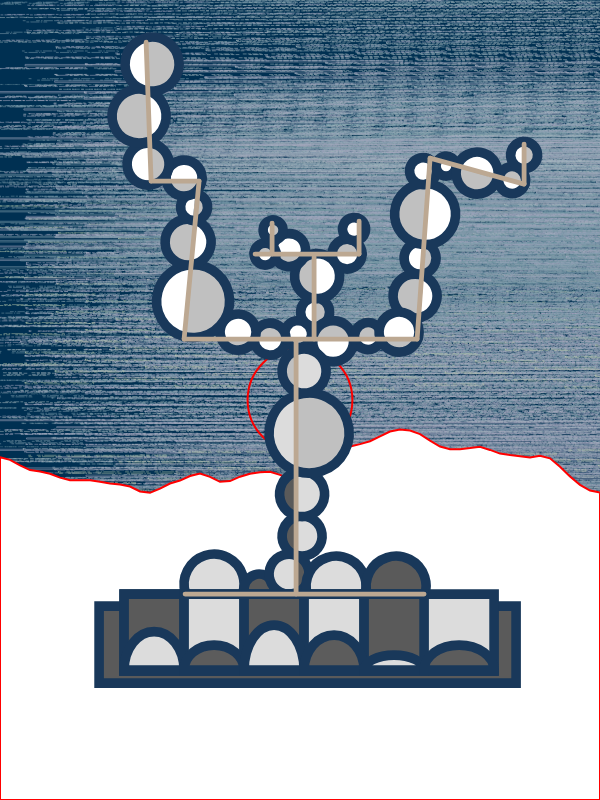
Frame 1 (no input)
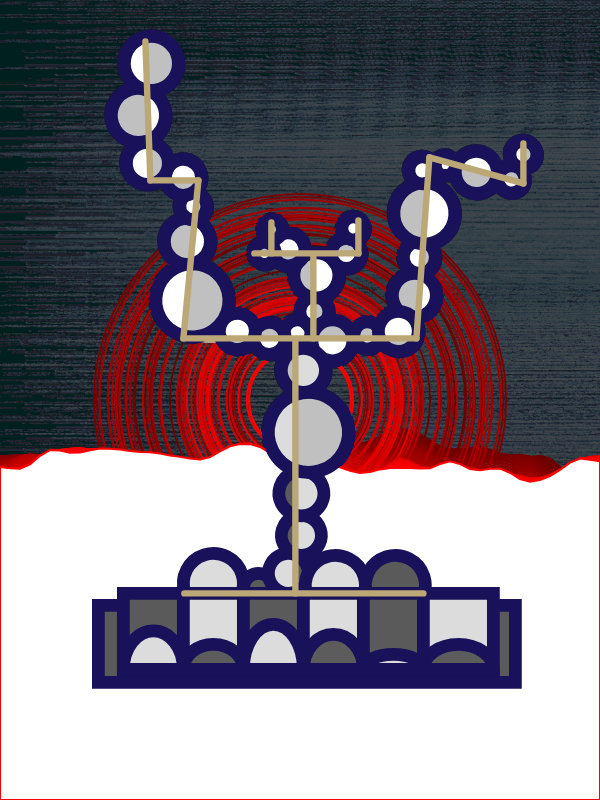
Frame 60 (no input)
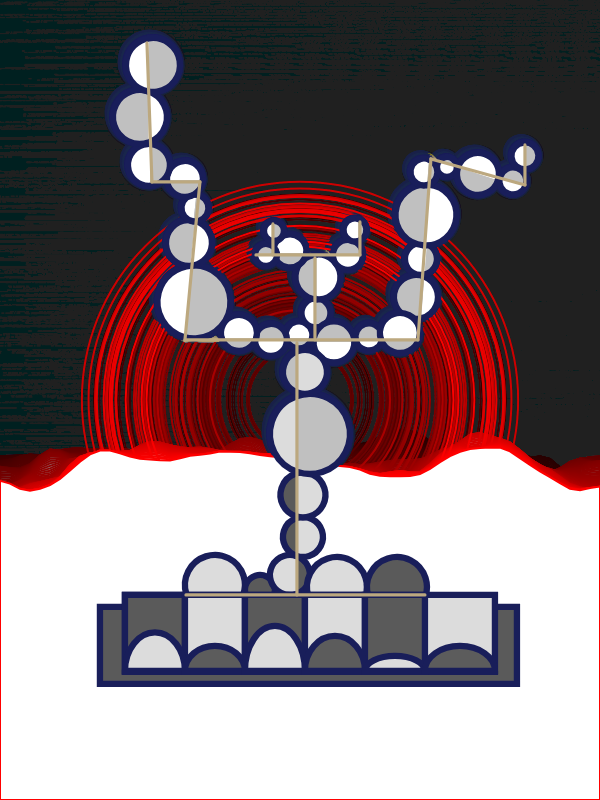
Frame 120 (the mouse pressed at the canvas centre since frame 60)

The p5.js sketch that drew these frames (run headless with seeded random() and noise() and a simulated clock; from frame 60 on, the mouse is pressed at the canvas centre):

// p5.js sketch
// ── sketch.js
// Initialize global variables
let c_radius = 80;
let yoff = 0.0;
let translate1 = 1;
let translate2 = 1;
let stroke_weight =3;
let lineColor = 88;
let strokeColor = 50;
var ranges;
let seed = Math.random() * 200;
var mySize;
let str_wei = 0;
let x_space;
let color1, color2;
let colorselet = [];
let plus, margin;
let filter1;

let xCoor = 0;

function setup() {
  randomSeed(seed);
  mySize = 900;
  createCanvas(600, 800);
  colorselet[0] = "#1a1a1a";
  colorselet[1] = "#abadc5";
  colorselet[2] = "#abbcc3";
  colorselet[3] = "#bfd1b2";
  colorselet[4] = "#7f9faf";

  background("#003153");
  margin = mySize / 50;
  ranges = int(random(10, 20));
  color1 = random(colorselet);
  color2 = random(colorselet);
  plus = 0;
  push();
  filter1 = new makeFilter();
  for (let i = 0; i < 150; i++) {
    generateBg();
  }
  pop();
}

function generateBg() {
  randomSeed(seed); // Set the random seed
  noiseSeed(seed); // Set the noise seed

  noFill();
  push();
  // Loop to draw shapes
  for (let i = 0; i < ranges; i++) {
    strokeWeight(str_wei);
    stroke(random(colorselet));
    // Update the horizontal coordinate   'untitled_230710'(SamuelYAN,2023)  https://openprocessing.org/sketch/1969233
    if (ranges % 3 == 0) {
      drawingContext.shadowColor = str(random(colorselet)) + "15";
      drawingContext.shadowOffsetX = str_wei;
      drawingContext.shadowOffsetY = str_wei;
      drawingContext.shadowBlur = 0;
    } else {
      drawingContext.shadowColor = str(random(colorselet)) + "15";
      drawingContext.shadowOffsetX = str_wei;
      drawingContext.shadowOffsetY = str_wei;
      drawingContext.shadowBlur = 0;
    }
    // Update the horizontal coordinate
    xCoor = xCoor + 0.05 * width;
    if (xCoor > width) {
      xCoor = 0;
    }
    let x = xCoor;
    // Set line dashes and draw rectangles
    drawingContext.setLineDash([2, int(random(12, 5)) + plus, 3, 2, int(random(1, 4)) - plus, 2, int(random(11, 4)) + plus, 2]);
    rect(x - random(4, 10) * sin(random(1, 0.5) * plus), height * random(0.15, 0.85) + mySize / 2 * sin(0.7 * sin(0.5 * plus - 0.5) - 0.5), random(mySize / 20, mySize / 2), plus);
    rect(x - random(10, 4) * cos(random(0.5, 1) * plus), height * random(0.85, 0.15) - mySize / 2 * sin(0.75 * sin(0.7 * plus - 0.5) - 0.25), random(mySize / 2, mySize / 20), plus);
  }
  pop();

  // Adjust stroke weight
  if (str_wei < 0.5) {
    str_wei += 0.1;
  }
  // Update the 'plus' variable
  if (plus * random(35, 50) < 1 * mySize / 8) {
    plus += 0.01;
  }
  else {
    // Remove shadows and create a final frame
    drawingContext.shadowColor = random(colorselet);
    drawingContext.shadowOffsetX = 0;
    drawingContext.shadowOffsetY = 0;
    drawingContext.shadowBlur = 0;

    // Display the final frame
    //noLoop();
    //noLoop();
    noLoop();
    noLoop();
    blendMode(BLEND);
    image(overAllTexture, 0, 0);
    blendMode(ADD);
    strokeWeight(random(0.10, 0.5) / 2);
    stroke(str(random(colorselet)) + "05");
    noFill();
    drawingContext.setLineDash([2, 1, 2, 3]);
    drawOverPattern();
    drawingContext.setLineDash([1, 1, 1, 1]);
    blendMode(BLEND);
  }
}

function draw() {
  //red vortex
  strokeWeight(2)
  c_radius += 0.1
  let c_radius_n = noise(c_radius)*650
  noFill()
  stroke(255,0,0)
  ellipse(300,400,c_radius_n)
  

  //wave and shading
  background(0,4)
  fill(255);
  beginShape();

  let xoff = 0;

  
  for (let x = 0; x <= width; x += 10) {
    let y = map(noise(xoff, yoff), 0, 1, 400, 600);   
    vertex(x, y);
    xoff += 0.05;
  }
  
  yoff += 0.01;
  vertex(width, height);
  vertex(0, height);
  endShape(CLOSE);


  //stroke animation 
  strokeColor += 0.1
  stroke_weight+= 0.1
  let stroke_weight_n = noise(stroke_weight)*20
  let strokeColor_n = noise(strokeColor)*100
  strokeWeight(stroke_weight_n);
  stroke(25,strokeColor_n,90);

  //shaking
  translate1 += 0.1
  translate2 += 0.1
  let translate1_n = noise(translate1)*10
  let translate2_n = noise(translate2)*10
  translate(translate1_n,translate2_n)

  //Left Branch
  let apple1 = new Apple(294, 330, 27, PI / 2, { ratio: 0.43, c1: color(12, 133, 88), c2: color(175, 67, 67) });
  apple1.display({ c1: color(255,255,255), c2: color(192,192,192) });

  let apple2 = new Apple(266, 335, 32, 3 * PI / 2, { ratio: 0.52, c1: color(12, 133, 88), c2: color(175, 67, 67) });
  apple2.display({ c1: color(255,255,255), c2: color(192,192,192) });

  let apple3 = new Apple(234, 328, 36, PI / 2, { ratio: 0.40, c1: color(12, 133, 88), c2: color(175, 67, 67) });
  apple3.display({ c1: color(255,255,255), c2: color(192,192,192) });

  let apple4 = new Apple(189, 297, 73, PI / 30, { ratio: 0.55, c1: color(12, 133, 88), c2: color(175, 67, 67) });
  apple4.display({ c1: color(255,255,255), c2: color(192,192,192) });

  let apple5 = new Apple(184, 238, 46, 31 * PI / 30, { ratio: 0.55, c1: color(12, 133, 88), c2: color(175, 67, 67) });
  apple5.display({ c1: color(255,255,255), c2: color(192,192,192) });

  let apple6 = new Apple(190, 203, 27, PI / 30, { ratio: 0.5, c1: color(12, 133, 88), c2: color(175, 67, 67) });
  apple6.display({ c1: color(255,255,255), c2: color(192,192,192) });

  let apple7 = new Apple(180, 174, 36, PI / 2, { ratio: 0.48, c1: color(12, 133, 88), c2: color(175, 67, 67) });
  apple7.display({ c1: color(255,255,255), c2: color(192,192,192) });

  let apple8 = new Apple(144, 160, 42, 0, { ratio: 0.48, c1: color(12, 133, 88), c2: color(175, 67, 67) });
  apple8.display({ c1: color(255,255,255), c2: color(192,192,192) });

  let apple9 = new Apple(135, 112, 54, PI, { ratio: 0.60, c1: color(12, 133, 88), c2: color(175, 67, 67) });
  apple9.display({ c1: color(255,255,255), c2: color(192,192,192) });

  let apple10 = new Apple(148, 60, 54, 0, { ratio: 0.55, c1: color(12, 133, 88), c2: color(175, 67, 67) });
  apple10.display({ c1: color(255,255,255), c2: color(192,192,192) });

  //Middle Branch
  let apple11 = new Apple(311, 308, 29, 0, { ratio: 0.50, c1: color(12, 133, 88), c2: color(175, 67, 67) });
  apple11.display({ c1: color(255,255,255), c2: color(192,192,192) });

  let apple12 = new Apple(313, 272, 45, PI, { ratio: 0.48, c1: color(12, 133, 88), c2: color(175, 67, 67) });
  apple12.display({ c1: color(255,255,255), c2: color(192,192,192) });

  let apple13 = new Apple(285, 246, 33, PI / 2, { ratio: 0.46, c1: color(12, 133, 88), c2: color(175, 67, 67) });
  apple13.display({ c1: color(255,255,255), c2: color(192,192,192) });

  let apple14 = new Apple(261, 250, 22, 3 * PI / 2, { ratio: 0.46, c1: color(12, 133, 88), c2: color(175, 67, 67) });
  apple14.display({ c1: color(255,255,255), c2: color(192,192,192) });

  let apple15 = new Apple(269, 226, 20, 0, { ratio: 0.52, c1: color(12, 133, 88), c2: color(175, 67, 67) });
  apple15.display({ c1: color(255,255,255), c2: color(192,192,192) });

  let apple16 = new Apple(343, 250, 30, 3 * PI / 2, { ratio: 0.50, c1: color(12, 133, 88), c2: color(175, 67, 67) });
  apple16.display({ c1: color(255,255,255), c2: color(192,192,192) });

  let apple17 = new Apple(350, 225, 23, 0, { ratio: 0.40, c1: color(12, 133, 88), c2: color(175, 67, 67) });
  apple17.display({ c1: color(255,255,255), c2: color(192,192,192) });

  //Right Branch
  let apple18 = new Apple(329, 337, 41, 3 * PI / 2, { ratio: 0.5, c1: color(12, 133, 88), c2: color(175, 67, 67) });
  apple18.display({ c1: color(255,255,255), c2: color(192,192,192) });

  let apple19 = new Apple(364, 332, 27, 3 * PI / 2, { ratio: 0.60, c1: color(12, 133, 88), c2: color(175, 67, 67) });
  apple19.display({ c1: color(255,255,255), c2: color(192,192,192) });

  let apple20 = new Apple(411, 292, 44, 41 * PI / 40, { ratio: 0.60, c1: color(12, 133, 88), c2: color(175, 67, 67) });
  apple20.display({ c1: color(255,255,255), c2: color(192,192,192) });

  let apple21 = new Apple(395, 328, 40, PI / 2, { ratio: 0.40, c1: color(12, 133, 88), c2: color(175, 67, 67) });
  apple21.display({ c1: color(255,255,255), c2: color(192,192,192) });

  let apple22 = new Apple(416, 254, 32, PI / 40, { ratio: 0.40, c1: color(12, 133, 88), c2: color(175, 67, 67) });
  apple22.display({ c1: color(255,255,255), c2: color(192,192,192) });

  let apple23 = new Apple(421, 210, 61, 41 * PI / 40, { ratio: 0.5, c1: color(12, 133, 88), c2: color(175, 67, 67) });
  apple23.display({ c1: color(255,255,255), c2: color(192,192,192) });

  let apple24 = new Apple(419, 167, 27, PI / 40, { ratio: 0.4, c1: color(12, 133, 88), c2: color(175, 67, 67) });
  apple24.display({ c1: color(255,255,255), c2: color(192,192,192) });

  let apple25 = new Apple(442, 162, 20, 8 * PI / 5, { ratio: 0.4, c1: color(12, 133, 88), c2: color(175, 67, 67) });
  apple25.display({ c1: color(255,255,255), c2: color(192,192,192) });

  let apple26 = new Apple(473, 169, 42, 3 * PI / 5, { ratio: 0.5, c1: color(12, 133, 88), c2: color(175, 67, 67) });
  apple26.display({ c1: color(255,255,255), c2: color(192,192,192) });

  let apple27 = new Apple(508, 176, 27, 8 * PI / 5, { ratio: 0.5, c1: color(12, 133, 88), c2: color(175, 67, 67) });
  apple27.display({ c1: color(255,255,255), c2: color(192,192,192) });

  let apple28 = new Apple(520, 151, 27, -PI / 40, { ratio: 0.5, c1: color(12, 133, 88), c2: color(175, 67, 67) });
  apple28.display({ c1: color(255,255,255), c2: color(192,192,192) });


    //tree trunk

    let Apple1 = new Apple(210, 580, 60, 29.85, { ratio: 0.6, c1: color(12, 133, 88), c2: color(175, 67, 67) });
    Apple1.display({ ratio: 0.6, c1: color(12, 133, 88), c2: color(220,220,220) });
  
    let Apple2 = new Apple(255, 585, 30, 29.85, { ratio: 0.6, c1: color(175, 67, 67), c2: color(12, 133, 88) });
    Apple2.display({ ratio: 0.6, c1: color(220,220,220), c2: color(90,90,90) });
  
    let Apple3 = new Apple(285, 570, 40, PI, { ratio: 0.6, c1: color(12, 133, 88), c2: color(175, 67, 67) });
    Apple3.display({ ratio: 0.6, c1: color(90,90,90), c2: color(220,220,220) });
  
    let Apple4 = new Apple(332, 582, 60, radians(270), { ratio: 0.6, c1: color(12, 133, 88), c2: color(175, 67, 67) });
    Apple4.display({ ratio: 0.6, c1: color(90,90,90), c2: color(220,220,220) });
  
    let Apple5 = new Apple(392, 582, 60, radians(270), { ratio: 0.6, c1: color(12, 133, 88), c2: color(175, 67, 67) });
    Apple5.display({ ratio: 0.6, c1: color(220,220,220), c2: color(90,90,90) });
  
    let Apple6 = new Apple(298, 532, 40, radians(0), { ratio: 0.6, c1: color(12, 133, 88), c2: color(175, 67, 67) });
    Apple6.display({ ratio: 0.6, c1: color(90,90,90), c2: color(220,220,220) });
  
    let Apple7 = new Apple(298, 490, 45, radians(0), { ratio: 0.6, c1: color(12, 133, 88), c2: color(175, 67, 67) });
    Apple7.display({ ratio: 0.6, c1: color(90,90,90), c2: color(220,220,220) });
  
    let Apple8 = new Apple(305, 429, 80, radians(360), { ratio: 0.6, c1: color(175, 67, 67), c2: color(12, 133, 88) });
    Apple8.display({ ratio: 0.6, c1: color(220,220,220), c2: color(192,192,192) });
  
    let Apple9 = new Apple(300, 367, 44, radians(360), { ratio: 0.6, c1: color(12, 133, 88), c2: color(175, 67, 67) });
    Apple9.display({ ratio: 0.6, c1: color(192,192,192), c2: color(220,220,220) });

    

  // Middle Rectangle
  let middleRect = new Rect(95, 602, 417, 77, 90, 90, 90);
  middleRect.display();

  //Soil
  let soil = new Rect(120, 590, 370, 77, 220,220,220);
  soil.display();

  let soil1 = new Rect(120, 590, 60, 77, 90,90,90);
  soil1.display();

  let soil2 = new Rect(180, 590, 60, 77, 220,220,220);
  soil2.display();

  let soil3 = new Rect(240, 590, 60, 77, 90,90,90);
  soil3.display();

  let soil4 = new Rect(300, 590, 60, 77, 220,220,220);
  soil4.display();

  let soil5 = new Rect(360, 590, 60, 77, 90,90,90);
  soil5.display();


  let acr1 = new Arc(150, 666, 60, 77, PI, 0, 220,220,220);
  acr1.display();

  let acr2 = new Arc(210, 666, 60, 50, PI, 0, 92,92,92);
  acr2.display();

  let acr3 = new Arc(270, 666, 60, 90, PI, 0, 220,220,220);
  acr3.display();

  let acr4 = new Arc(330, 666, 60, 70, PI, 0, 92,92,92);
  acr4.display();

  let acr5 = new Arc(390, 666, 60, 30, PI, 0, 220,220,220);
  acr5.display();

  let acr6 = new Arc(455, 666, 70, 50, PI, 0, 92,92,92);
  acr6.display();



  //line branches
  lineColor += 0.1
  let lineColor_n = noise(lineColor)*300

  stroke_weight_n = noise(stroke_weight)*10
  strokeWeight(stroke_weight_n);
  stroke(188,168,lineColor_n)


  let line1 = new lines(292, 590, 292, 338)
  line1.display()

  let line2 = new lines(180, 335, 413, 335)
  line2.display()

  let line3 = new lines(180, 335, 195, 177)
  line3.display()

  let line4 = new lines(195, 177, 147, 177)
  line4.display()

  let line5 = new lines(147, 177, 142, 38)
  line5.display()

  let line6 = new lines(413, 335, 426, 154)
  line6.display()

  let line7 = new lines(426, 154, 520, 180)
  line7.display()

  let line8 = new lines(520, 180, 520, 140)
  line8.display()

  let line9 = new lines(310, 335, 310, 253)
  line9.display()

  let line10 = new lines(251, 250, 355, 250)
  line10.display()

  let line11 = new lines(268, 250, 268, 219)
  line11.display()

  let line12 = new lines(355, 250, 355, 217)
  line12.display()

  let line13 = new lines(181,590,420,590)
  line13.display()




  

}

//line class for branch
class lines {
  constructor(x1, y1, x2, y2) {
    this.x1 = x1;
    this.x2 = x2;
    this.y1 = y1;
    this.y2 = y2;
  }
  display() {
    push()
    //strokeWeight(4)
    //stroke(188, 168, 88)
    line(this.x1, this.y1, this.x2, this.y2)
    pop()
  }
}

//class of apple
class Apple {
  constructor(x, y, d, angle, settings) {
    this.x = x;
    this.y = y;
    this.d = d;
    this.angle = angle;
    this.ratio = settings.ratio;
  }

  display(settings) {
    push();
    translate(this.x, this.y)
    rotate(this.angle)
    // stroke(25,50,90);
    fill(settings.c1);
    arc(0, 0, this.d, this.d, -(PI * (1 - this.ratio)) + PI, (PI * (1 - this.ratio)) + PI, OPEN, CHORD);
    fill(settings.c2);
    arc(0, 0, this.d, this.d, -PI * this.ratio, PI * this.ratio, OPEN, CHORD);
    pop();
  }

}

// Filter constructor   Code Inspiration Source.：https://p5js.org/reference/#/p5/filter
function makeFilter() {
  colorMode(HSB, 360, 100, 100, 100);
  drawingContext.shadowColor = color(0, 0, 5, 95);
  overAllTexture = createGraphics(width, height);
  overAllTexture.loadPixels();
  for (var i = 0; i < width; i++) {
    for (var j = 0; j < height; j++) {
      overAllTexture.set(i, j,
        color(0, 0, random(95, 85), noise(i / 3, j / 3, (i * j) / 150) * random(5, 15) / 2));
    }
  }
  overAllTexture.updatePixels();
}

// Function to draw an over pattern
function drawOverPattern() {
  push();
  translate(width / 2, height / 2);
  let s = max(width, height) / 1 * sqrt(3) - 2;
  let n = 6;

  //Loop to divide and draw triangles
  for (let theta = TWO_PI / 6; theta < TWO_PI; theta += TWO_PI / 6) {
    divideOP(0, 0, s * cos(theta), s * sin(theta), s * cos(theta + TWO_PI / 6), s * sin(theta + TWO_PI / 6), n);
  }
  pop();
}

//Function to calculate a proportional point
function prop(x1, y1, x2, y2, k) {
  let x3 = (1 - k) * x1 + k * x2;
  let y3 = (1 - k) * y1 + k * y2;
  return [x3, y3];
}

//reference: 'Rainy day-3' (SamuelYAN,2023)  https://openprocessing.org/sketch/2019293 
//Function to divide and draw triangles
function divideOP(x1, y1, x2, y2, x3, y3, n) {
  if (n > 1) {
    let [xA, yA] = prop(x1, y1, x2, y2, 1 / 3);
    let [xB, yB] = prop(x1, y1, x2, y2, 2 / 3);
    let [xC, yC] = prop(x2, y2, x3, y3, 1 / 3);
    let [xD, yD] = prop(x2, y2, x3, y3, 2 / 3);
    let [xE, yE] = prop(x3, y3, x1, y1, 1 / 3);
    let [xF, yF] = prop(x3, y3, x1, y1, 2 / 3);
    let [xG, yG] = prop(xF, yF, xC, yC, 1 / 2);
    divideOP(x1, y1, xA, yA, xF, yF, n - 1);
    divideOP(xA, yA, xB, yB, xG, yG, n - 1);
    divideOP(xB, yB, x2, y2, xC, yC, n - 1);
    divideOP(xG, yG, xF, yF, xA, yA, n - 1);
    divideOP(xC, yC, xG, yG, xB, yB, n - 1);
    divideOP(xF, yF, xG, yG, xE, yE, n - 1);
    divideOP(xG, yG, xC, yC, xD, yD, n - 1);
    divideOP(xD, yD, xE, yE, xG, yG, n - 1);
    divideOP(xE, yE, xD, yD, x3, y3, n - 1);
  } else {
    makeTriangle([x1, y1], [x2, y2], [x3, y3]);
  }
}

// Function to draw a triangle
function makeTriangle(v1, v2, v3) {
  let points = shuffle([v1, v2, v3]);
  let [x1, y1] = points[0];
  let [x2, y2] = points[1];
  let [x3, y3] = points[2];
  let iStep = 1 / (pow(2, floor(random(4, 2))));
  for (let i = 0; i < 1; i += iStep) {
    let [x4, y4] = prop(x1, y1, x2, y2, 1 - i);
    let [x5, y5] = prop(x1, y1, x3, y3, 1 - i);
    triangle(x1, y1, x4, y4, x5, y5);
  }
}

//Draw a rectangle
class Rect {
  constructor(x, y, w, h, r, g, b) {
    this.x = x;
    this.y = y;
    this.w = w;
    this.h = h;
    this.fillColor = color(r, g, b);
  }

  //Draw a rectangle
  display() {
    fill(this.fillColor);
    rect(this.x, this.y, this.w, this.h);
  }
}

//Draw an arc
class Arc {
  constructor(x, y, w, h, start, stop, r, g, b, mode = PIE) {
    this.x = x;
    this.y = y;
    this.w = w;
    this.h = h;
    this.start = start;
    this.stop = stop;
    this.fillColor = color(r, g, b);
    this.mode = mode;
  }


  display() {
    fill(this.fillColor);
    arc(this.x, this.y, this.w, this.h, this.start, this.stop, this.mode);
  }
}
